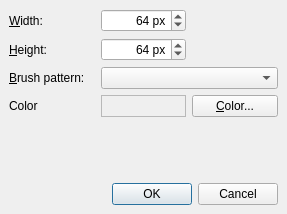
<?xml version="1.0" encoding="UTF-8"?>
<ui version="4.0">
 <class>NewImageDlg</class>
 <widget class="QDialog" name="NewImageDlg" >
  <property name="geometry" >
   <rect>
    <x>0</x>
    <y>0</y>
    <width>287</width>
    <height>214</height>
   </rect>
  </property>
  <property name="windowTitle" >
   <string>Image Chooser - New Image</string>
  </property>
  <layout class="QGridLayout" >
   <property name="margin" >
    <number>9</number>
   </property>
   <property name="spacing" >
    <number>6</number>
   </property>
   <item row="5" column="1" colspan="2" >
    <widget class="QDialogButtonBox" name="buttonBox" >
     <property name="orientation" >
      <enum>Qt::Horizontal</enum>
     </property>
     <property name="standardButtons" >
      <set>QDialogButtonBox::Cancel|QDialogButtonBox::NoButton|QDialogButtonBox::Ok</set>
     </property>
    </widget>
   </item>
   <item row="4" column="0" colspan="3" >
    <spacer>
     <property name="orientation" >
      <enum>Qt::Vertical</enum>
     </property>
     <property name="sizeHint" >
      <size>
       <width>269</width>
       <height>16</height>
      </size>
     </property>
    </spacer>
   </item>
   <item row="3" column="1" >
    <widget class="QLabel" name="colorLabel" >
     <property name="frameShape" >
      <enum>QFrame::StyledPanel</enum>
     </property>
     <property name="frameShadow" >
      <enum>QFrame::Raised</enum>
     </property>
     <property name="text" >
      <string/>
     </property>
     <property name="scaledContents" >
      <bool>true</bool>
     </property>
    </widget>
   </item>
   <item row="3" column="0" >
    <widget class="QLabel" name="label_3" >
     <property name="text" >
      <string>Color</string>
     </property>
    </widget>
   </item>
   <item row="3" column="2" >
    <widget class="QPushButton" name="colorButton" >
     <property name="text" >
      <string>&amp;Color...</string>
     </property>
    </widget>
   </item>
   <item row="2" column="1" colspan="2" >
    <widget class="QComboBox" name="brushComboBox" />
   </item>
   <item row="2" column="0" >
    <widget class="QLabel" name="label_4" >
     <property name="text" >
      <string>&amp;Brush pattern:</string>
     </property>
     <property name="buddy" >
      <cstring>brushComboBox</cstring>
     </property>
    </widget>
   </item>
   <item row="0" column="0" >
    <widget class="QLabel" name="label" >
     <property name="text" >
      <string>&amp;Width:</string>
     </property>
     <property name="buddy" >
      <cstring>widthSpinBox</cstring>
     </property>
    </widget>
   </item>
   <item row="1" column="0" >
    <widget class="QLabel" name="label_2" >
     <property name="text" >
      <string>&amp;Height:</string>
     </property>
     <property name="buddy" >
      <cstring>heightSpinBox</cstring>
     </property>
    </widget>
   </item>
   <item row="1" column="1" >
    <widget class="QSpinBox" name="heightSpinBox" >
     <property name="alignment" >
      <set>Qt::AlignRight</set>
     </property>
     <property name="suffix" >
      <string> px</string>
     </property>
     <property name="maximum" >
      <number>512</number>
     </property>
     <property name="minimum" >
      <number>8</number>
     </property>
     <property name="singleStep" >
      <number>4</number>
     </property>
     <property name="value" >
      <number>64</number>
     </property>
    </widget>
   </item>
   <item row="0" column="1" >
    <widget class="QSpinBox" name="widthSpinBox" >
     <property name="alignment" >
      <set>Qt::AlignRight</set>
     </property>
     <property name="suffix" >
      <string> px</string>
     </property>
     <property name="maximum" >
      <number>512</number>
     </property>
     <property name="minimum" >
      <number>8</number>
     </property>
     <property name="singleStep" >
      <number>4</number>
     </property>
     <property name="value" >
      <number>64</number>
     </property>
    </widget>
   </item>
  </layout>
 </widget>
 <tabstops>
  <tabstop>widthSpinBox</tabstop>
  <tabstop>heightSpinBox</tabstop>
  <tabstop>brushComboBox</tabstop>
  <tabstop>colorButton</tabstop>
  <tabstop>buttonBox</tabstop>
 </tabstops>
 <resources/>
 <connections>
  <connection>
   <sender>buttonBox</sender>
   <signal>accepted()</signal>
   <receiver>NewImageDlg</receiver>
   <slot>accept()</slot>
   <hints>
    <hint type="sourcelabel" >
     <x>181</x>
     <y>189</y>
    </hint>
    <hint type="destinationlabel" >
     <x>198</x>
     <y>211</y>
    </hint>
   </hints>
  </connection>
  <connection>
   <sender>buttonBox</sender>
   <signal>rejected()</signal>
   <receiver>NewImageDlg</receiver>
   <slot>reject()</slot>
   <hints>
    <hint type="sourcelabel" >
     <x>150</x>
     <y>191</y>
    </hint>
    <hint type="destinationlabel" >
     <x>159</x>
     <y>212</y>
    </hint>
   </hints>
  </connection>
 </connections>
</ui>
